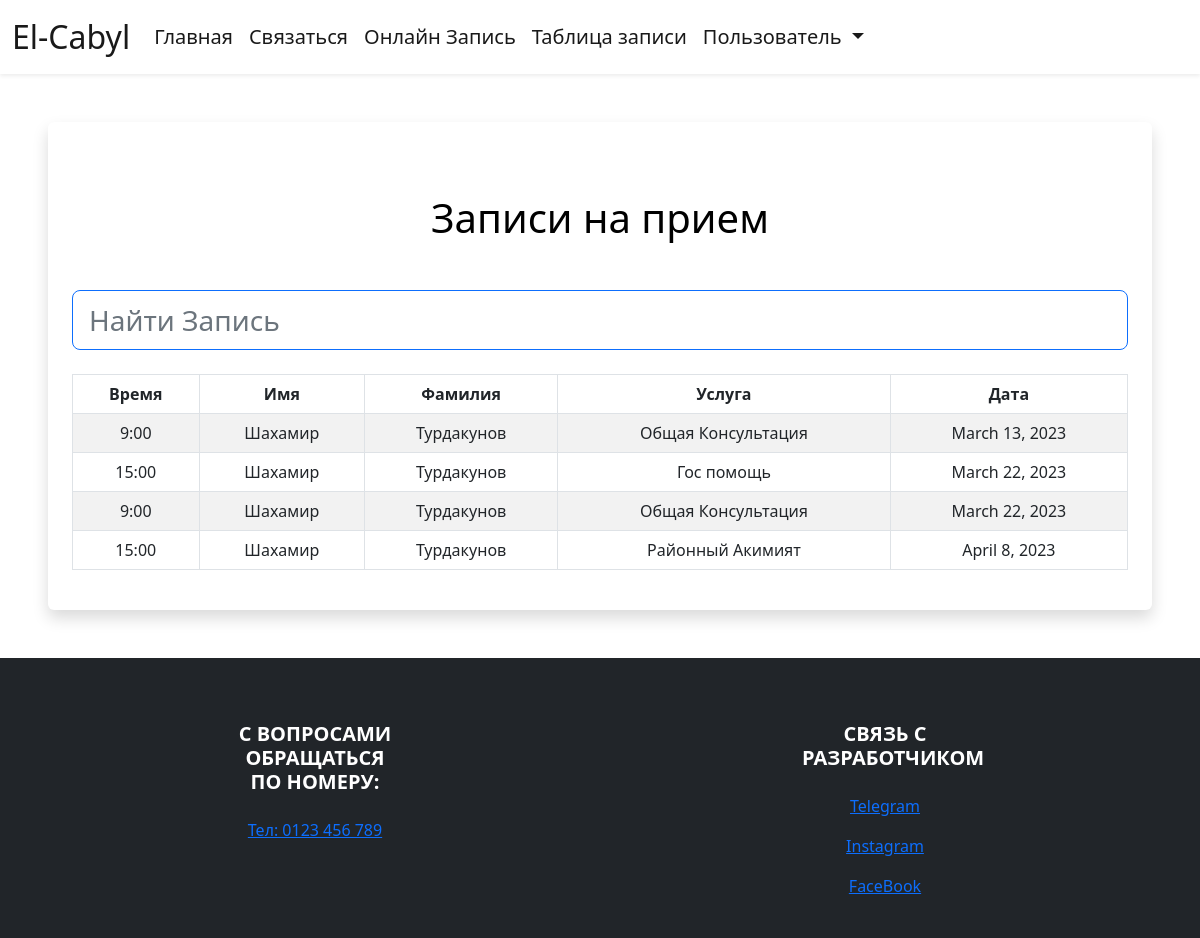
/staff-panel (signed in), run on the app's committed database.
### booking/models.py (models this page shows, shortened)
class Appointment(models.Model):
    user = models.ForeignKey(User, on_delete=models.CASCADE, null=True, blank=True)
    service = models.CharField(max_length=50, choices=SERVICE_CHOICES, default="Городской Акимият")
    day = models.DateField(default=datetime.now)
    time = models.CharField(max_length=10, choices=TIME_CHOICES, default="9:00")
    time_ordered = models.DateTimeField(default=datetime.now, blank=True)

### booking/views.py (the view)
# urls.py: path('staff-panel', views.staffPanel, name='staffPanel'),
def staffPanel(request):
    today = datetime.today()
    minDate = today.strftime('%Y-%m-%d')
    deltatime = today + timedelta(days=30)
    strdeltatime = deltatime.strftime('%Y-%m-%d')
    maxDate = strdeltatime
    items = Appointment.objects.filter(day__range=[minDate, maxDate]).order_by('day', 'time')
    return render(request, 'staffPanel.html', {
        'items': items,
    })

### booking/templates/staffPanel.html (shortened to what this page needs)
{% extends 'layout.html' %}
{% load static %}
{% block body %}
{% if user.is_authenticated %}
<div class="shadow p-4 mb-5 bg-body bg-body rounded text-black  m-5 ">
    <h1 class="text-center mt-5 mb-5">Записи на прием</h1>
    <input class="form-control form-control-lg fs-3 border border-primary" id="myInput" type="text" placeholder="Найти Запись">
    <br>
    <div class="table-responsive">
      <table class="table table-bordered table-striped table-hover mx-auto">
          <thead>
            <tr>
              <th class="text-center" scope="col">Время</th>
              <th class="text-center" scope="col">Имя</th>
              <th class="text-center" scope="col">Фамилия</th>
              <th class="text-center" scope="col">Услуга</th>
              <th class="text-center" scope="col">Дата</th>
            </tr>
          </thead>
          <tbody id="myTable">
              {% for item in items %}
            <tr>
              <td class="text-center">{{item.time}}</td>
              <td class="text-center">{{item.user.first_name}}</td>
              <td class="text-center">{{item.user.last_name}}</td>
              <td class="text-center">{{item.service}}</td>
              <td class="text-center">{{item.day}}</td>
            </tr>
              {% endfor %}
          </tbody>
        </table>
      </div>
</div>
{% else %}
<div class="shadow p-4 mb-5 bg-body bg-body rounded text-black  m-5">
  <h1 class="p-2  me-3">Для начало войдите в систему!</h1>
  <a href="{% url 'login' %}" class="btn btn-primary text-white">Войти</a>
</div>
{% endif %}
{% endblock %}

### data on the page
Appointment: time "9:00", user.first_name "Шахамир", user.last_name "Турдaкунов", service "Общая Консультация", day "March 13, 2023"
Appointment: time "15:00", user.first_name "Шахамир", user.last_name "Турдaкунов", service "Гос помощь", day "March 22, 2023"
Appointment: time "9:00", user.first_name "Шахамир", user.last_name "Турдaкунов", service "Общая Консультация", day "March 22, 2023"
Appointment: time "15:00", user.first_name "Шахамир", user.last_name "Турдaкунов", service "Районный Акимият", day "April 8, 2023"
